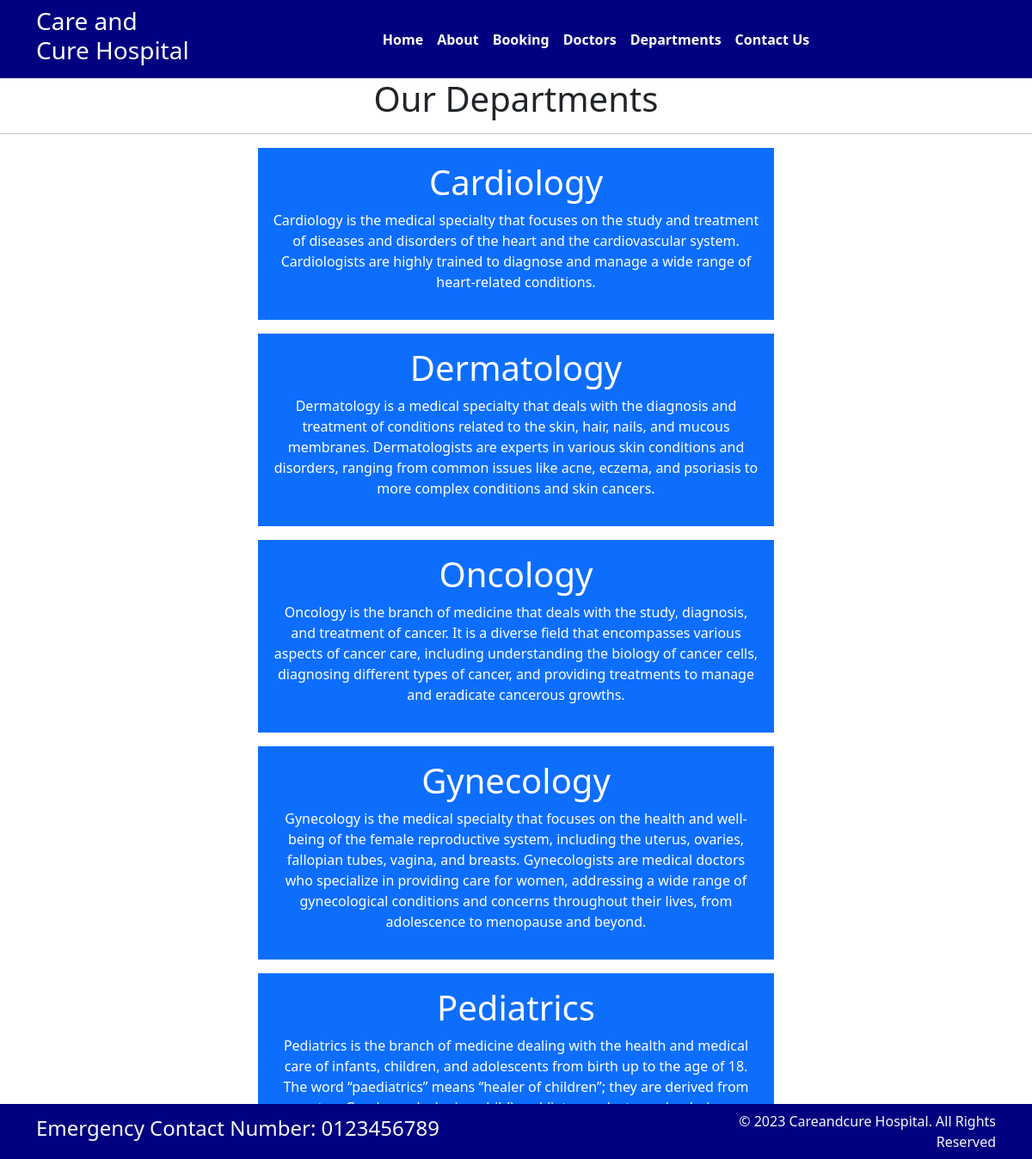
Screenshot of /department with the database file from the repository.
### Home/models.py (models this page shows, shortened)
class Departments(models.Model):
    dep_name=models.CharField(max_length=100)
    dep_description=models.TextField()

### Home/views.py (the view)
# urls.py: path('department', views.department, name = 'department'),
def department(request):
    dict_dept = {
        'dept': Departments.objects.all()
    }
    return render(request,'department.html',dict_dept)

### templates/department.html (shortened to what this page needs)
{% extends 'base.html' %}
{%block content%}
<h1 class = "text-center"> Our Departments </h1>
<hr>
{% for d in dept%}
<div class="mx-auto w-50 bg-primary text-center p-3 text-white my-3">
  <h1 >{{d.dep_name}}</h1>
  <p> {{d.dep_description}}</p>
</div>
{% endfor %}
{%endblock%}

### rows the page displays
Departments: dep_name "Cardiology", dep_description "Cardiology is the medical specialty that focuses on the study and treatment of diseases and disorders of the heart and the cardiovascular system. Cardiologists are highly trained to diagnose and manage a wide range of heart-related conditions."
Departments: dep_name "Dermatology", dep_description "Dermatology is a medical specialty that deals with the diagnosis and treatment of conditions related to the skin, hair, nails, and mucous membranes. Dermatologists are experts in various skin conditions and disorders, ranging from common issues like acne, eczema, and psoriasis to more complex conditions and skin cancers."
Departments: dep_name "Oncology", dep_description "Oncology is the branch of medicine that deals with the study, diagnosis, and treatment of cancer. It is a diverse field that encompasses various aspects of cancer care, including understanding the biology of cancer cells, diagnosing different types of cancer, and providing treatments to manage and eradicate cancerous growths."
Departments: dep_name "Gynecology", dep_description "Gynecology is the medical specialty that focuses on the health and well-being of the female reproductive system, including the uterus, ovaries, fallopian tubes, vagina, and breasts. Gynecologists are medical doctors who specialize in providing care for women, addressing a wide range of gynecological conditions and concerns throughout their lives, from adolescence to menopause and beyond."
Departments: dep_name "Pediatrics", dep_description "Pediatrics is the branch of medicine dealing with the health and medical care of infants, children, and adolescents from birth up to the age of 18. The word “paediatrics” means “healer of children”; they are derived from…"
